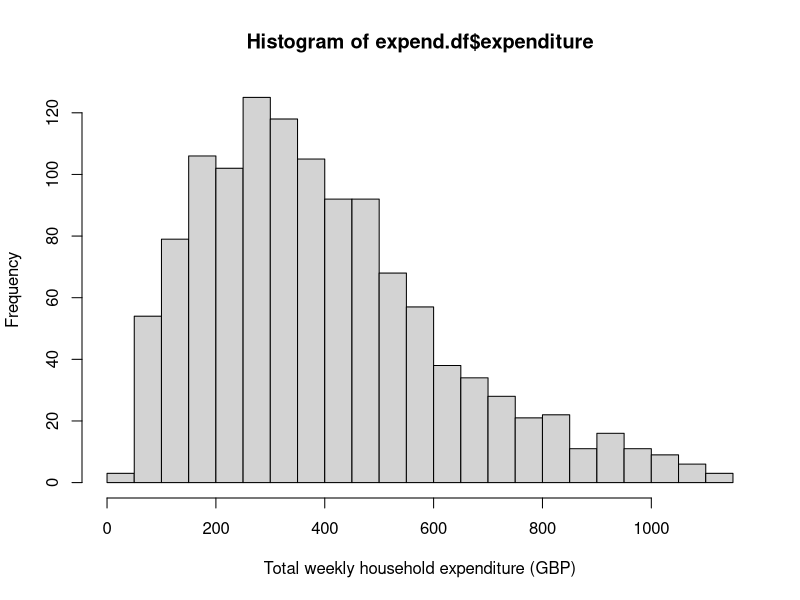
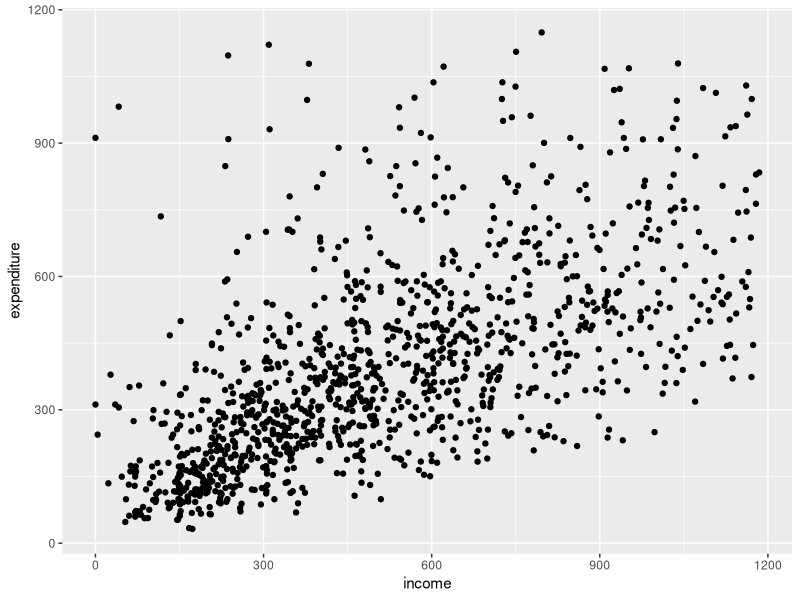

These figures' R source, in order:
## ---- chunk 1
#Inital enviroment setup
setwd("~/Desktop/GLM/Coursework/GLM-CW")
expend.df <- read.table("expenditure.txt")
library(tidyverse)
library(kableExtra)
## ---- chunk 2
#Data cleaning

#coding variables as factors
expend.df$house.ten <- factor(expend.df$house.ten,levels=c(1:3),labels=c("Public Rented","Private rented","Owned"))
expend.df$sex.hh <- factor(expend.df$sex.hh,levels=c(1,2),labels=c("Male","Female"))
expend.df$lab.force <- factor(expend.df$lab.force,levels=c(1:4),labels=c("Full time", "Part time","Unemployed","Inactive"))
expend.df$hh.size <- factor(expend.df$hh.size,levels=c(1:5),labels = c("1 person","2 people","3 people","4 people","5+ persons"))
expend.df$hh.adults <- factor(expend.df$hh.adults,levels = c(1:4), labels = c("1 adult","2 adults","3 adults","4+ adults"))

## ---- chunk 3
hist(expend.df$expenditure,breaks = 20,
     xlab = "Total weekly household expenditure (GBP)")

ggplot(data=expend.df,aes(x=income,y=expenditure))+
  geom_point()
